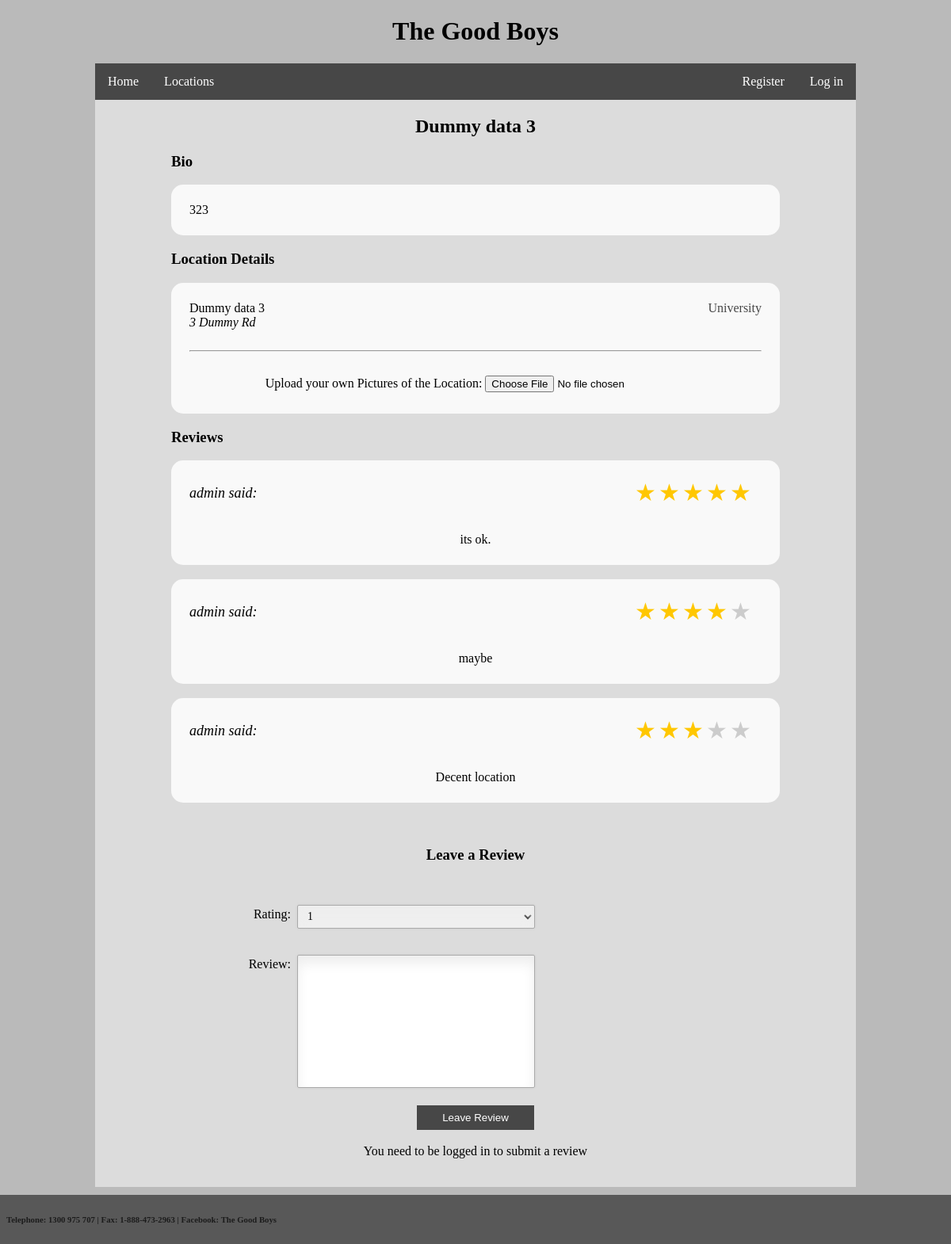
The page /location/individual/3/ on the database its author committed.
### sprint1/models.py (models this page shows, shortened)
class Location(models.Model):
    locationName = models.CharField(max_length=254, null=True)
    latitude = models.FloatField(null=True)
    longtiude = models.FloatField(null=True)
    locationAddress = models.CharField(max_length=254, null=True)
    locationBio = models.TextField(max_length=511, null=True)
    locationType = models.IntegerField(null=True)
    locationImagePath = models.CharField(max_length=127, null=True)

class Review(models.Model):
    user = models.ForeignKey(Profile)
    location = models.ForeignKey(Location)
    reviewText = models.TextField(max_length=1023)
    rating = models.IntegerField(default=1, choices=ratings)

### sprint1/views.py (the view)
# urls.py: url(r'^location/individual/(?P<location_id>[0-9]+)/$', views.locations, name='locations'),
def locations(request, location_id):
    if (request.user.is_authenticated()):
        submitButton = '<button class="pretty-button" type="submit" >Leave Review</button><br />'
        navBar = navBarFunc(request, True)
    else:
        navBar = navBarFunc(request, False)
        submitButton = '<button class="pretty-button" type="submit" disabled>Leave Review</button><br /><br /><div class="centered-content">You need to be logged in to submit a review</div>'
    try:
        locationId = int(location_id)
        l = Location.objects.get(id=locationId)
        locationName = l.locationName
        locationBio = l.locationBio
        locationAddress = l.locationAddress
        locationTypeId = l.locationType
    except:
        notification = "This location does not exist"
        context_dict = {'navBar' : navBar, 'notification' : notification,}
        return render(request, 'notification.html', context=context_dict)
    tags = ""
    locationType = locationTypeOutput(locationTypeId)
    if request.method == 'POST':
        form = ReviewForm(request.POST)
        if form.is_valid():
            instance = form.save(commit=False)
            instance.location_id = locationId
            instance.user = Profile.objects.get(user=(request.user))
            instance.save()
            return HttpResponseRedirect("")
    else:
        form = ReviewForm()
    ReviewList = ReviewOutput(locationId)
    context_dict = {'submitButton': submitButton, 'form': form, 'ReviewList': ReviewList, 'navBar' : navBar, 'location_id' : location_id, 'locationName': locationName, 'locationBio': locationBio, 'locationAddress': locationAddress, 'locationType': locationType}
    return render(request, 'viewLocation.html', context=context_dict)

### sprint1/forms.py
class ReviewForm(ModelForm):
    class Meta:
        model = Review
        fields = ['rating', 'reviewText']
        labels = {'reviewText': 'Review', 'rating': 'Rating'}

### sprint1/models.py (called while the page is built)
    def __str__(self):
        return self.user.username

### sprint1/views.py (called while the page is built)
def locationTypeOutput(locationTypeId):
    if locationTypeId == 1:
        return "Library"
    elif locationTypeId == 2:
        return "Hotel"
    elif locationTypeId == 3:
        return "University"
    elif locationTypeId == 4:
        return "Museum"
    elif locationTypeId == 5:
        return "Public Space"
    else:
        return ""

### templates/viewLocation.html (shortened to what this page needs)
{% extends 'base.html' %}
{% block content %}
<h2 style="width: 100%; text-align: center;">{{ locationName }}</h2>
<h3 style="margin-left: 10%">Bio</h3>
<table class="info" width="80%" align="center">
    <tbody>
        <tr>
            <td>
                {{ locationBio }}
            </td>
        </tr>
    </tbody>
</table>
<form>
    <h3 style="margin-left: 10%">Location Details</h3>
    <table class="info" width="80%" align="center">
        <tr>
            <td>
                {{ locationName }}
                <span style="float:right; color: #474747;">{{ locationType }}</span><br />
                <i>{{ locationAddress }}</i><br />
                <br />
                <hr />
            </td>
        </tr>
        <tr>
            <td>
        <br />
                <div class="centered-content">
                    <label for="picture">Upload your own Pictures of the Location:</label>
                    <input type="file" name="picture" accept="image/*" />
                </div>
            </td>
        </tr>
        <tr>
            <td>
            </td>
        </tr>
    </table>
    <h3 style="margin-left: 10%">Reviews</h3>
    {% autoescape off %}
        {% for review in ReviewList %}
            {{ review }}
        {% endfor %}
    {% endautoescape %}
        <br />
</form>
<h3 style="text-align:center;">Leave a Review</h3>
<div class="contact_form">
<form method="post" accept-charset="utf-8">
    <div class="centered-content">
    {% for field in form %}
    <br />
        <p>
        {{ field.label_tag }} <br />
            {{ field }}
        </p>
    {% endfor %}
    <br />
    {% autoescape off %}
        {{ submitButton }}
    {% endautoescape %}
    </div>
</form>
</div>
{% endblock %}

### static/css/styles.css (style rules this page uses)
*, *:before, *:after { box-sizing: inherit; }
.rate { border: none; margin: 0 auto; float: right; height: 46px; padding: 0 10px; pointer-events: none }
.review-name { display: block; float: left; font-style: italic; margin-top: 8px; font-size: 18px; }
.rating-text { display: block; text-align: center; margin-top: 50px; }
.info { border: none; background-color: #F9F9F9; }
.nav-wrap ul { list-style-type: none; margin: 0; padding: 0; overflow: hidden; background-color: #474747; }
.nav-wrap li.right { float: right; }
.nav-wrap li { float: left; }
.nav-wrap li a { display: block; color: white; text-decoration: none; padding: 14px 16px; -webkit-transition-duration: 0.2s; transition-duration: 0.2s; }
.pretty-button { background-color: #474747; border: none; color: white; padding: 8px 32px; text-align: center; text-decoration: none; display: inline-block; -webkit-transition-duration: 0.4s; transition-duration: 0.4s; cursor: pointer; }
button { background-color: #474747; border: none; color: white; padding: 8px 32px; text-align: center; text-decoration: none; display: inline-block; -webkit-transition-duration: 0.4s; transition-duration: 0.4s; cursor: pointer; }
body { position: relative; margin: 0; min-height: 100%; font-family: 'Arial Rounded MT'; color: black; }
table { border-radius: 15px; border: 2px solid #000000; background: #FFFFFF; padding: 20px; }
p { font-family: 'Arial Rounded MT'; font-size: 12px; margin-top: 0px; margin-bottom: 0px; }
a { text-decoration: none; }
.centered-content { text-align: center; }
.contact_form p { width: 560px; list-style-type: none; list-style-position: outside; align-items: center; }
.contact_form label { width: 250px; text-align: right; margin-top: 15px; float: left; padding: 3px; font-size: 16px; }
.contact_form input, .contact_form select { height: 30px; width: 300px; padding: 5px 8px; font-size: 14px; font-family: 'Arial Rounded MT'; }
.contact_form input, .contact_form select, .contact_form label { display: inline-block; vertical-align: bottom; }
.contact_form textarea { padding: 8px; width: 300px; resize: none; }
.contact_form input, .contact_form textarea, .contact_form select { border: 1px solid #aaa; box-shadow: 0px 0px 3px #ccc, 0 10px 15px #eee inset; border-radius: 2px; }
.rate:not(:checked) > label { float: right; width: 1em; overflow: hidden; white-space: nowrap; cursor: pointer; font-size: 30px; color: #ccc; }
.rate:not(:checked) > label:before { content: '★ '; }
.rate > input:checked ~ label { color: #ffc700; }

### rows shown on the page
Location: locationName "Dummy data 3", locationBio "323", locationAddress "3 Dummy Rd"
Review: reviewText "admin said: its ok."
Review: reviewText "admin said: maybe"
Review: reviewText "admin said: Decent location"

### other values the page prints
{{ navBar }} "Home Log in Register Locations"
{{ locationType }} "University"
{{ field.label_tag }} "Rating:" "Review:"
{{ submitButton }} "Leave Review You need to be logged in to submit a review"
